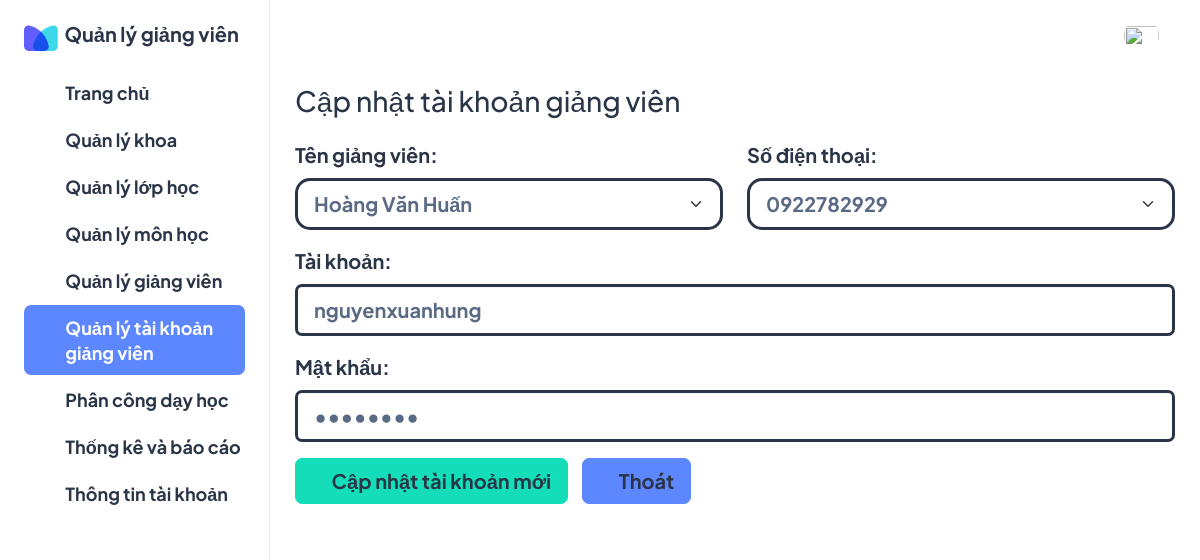
The app's page /taikhoangv/suataikhoangv/1/ with its own data.
### quanlygv/models.py (models this page shows, shortened)
class Taikhoangv(models.Model):
    id = models.AutoField(primary_key=True)
    tai_khoan = models.CharField(max_length=20)
    mat_khau = models.CharField(max_length=20)
    giangvien = models.ForeignKey(Giangvien, on_delete=models.CASCADE)

class Giangvien(models.Model):
    id = models.AutoField(primary_key=True)
    ho_ten_gv = models.CharField(max_length=50)
    hoc_vi = models.CharField(max_length=128)
    chuyen_mon = models.CharField(max_length=128)
    chuc_vu = models.CharField(max_length=128)
    ngay_sinh = models.CharField(max_length=50)
    gioi_tinh = models.CharField(max_length=50)
    sdt = models.CharField(max_length=10)
    anh = models.CharField(max_length=255)
    khoa = models.ForeignKey(Khoa, on_delete=models.CASCADE)

### quanlygv/views.py (the view)
# urls.py: path('taikhoangv/suataikhoangv/<int:id>/', views.sua_taikhoangv, name='suataikhoangv'),
def sua_taikhoangv(request, id):
    taikhoangv = get_object_or_404(Taikhoangv, pk=id)
    if request.method == 'POST':
        giangvien_moi = request.POST.get('giangvien')
        giangvien = get_object_or_404(Giangvien, pk=giangvien_moi)
        tai_khoan_moi = request.POST.get('tai_khoan')
        mat_khau_moi = request.POST.get('mat_khau')
        taikhoangv.giangvien = giangvien
        taikhoangv.tai_khoan = tai_khoan_moi
        taikhoangv.mat_khau = mat_khau_moi
        taikhoangv.save()
        return redirect('taikhoangv')
    else:
        return render(request, 'taikhoangv/sua_taikhoangv.html', {
           'taikhoangv': taikhoangv,
           'all_giangvien': Giangvien.objects.all()
          })

### quanlygv/templates/taikhoangv/sua_taikhoangv.html (shortened to what this page needs)
{% load static %}
<!doctype html>
<html lang="en">
<head>
  <link rel="stylesheet" href="{% static 'assets/css/styles.min.css' %}" />
</head>
<body>
    <div class="page-wrapper" id="main-wrapper" data-layout="vertical" data-navbarbg="skin6" data-sidebartype="full"
        data-sidebar-position="fixed" data-header-position="">
        <aside class="left-sidebar">
            <div>
                <div class="brand-logo d-flex align-items-center">
                    <a href="{% url 'trangchu' %}" class="text-nowrap logo-img">
                        <img src="{% static 'assets/images/favicon.png' %}" alt="" />
                        <span class="fs-6 ms-1 fw-bolder text-dark">
                          Quản lý giảng viên
                        </span>
                    </a>
                </div>
                <nav class="sidebar-nav scroll-sidebar" data-simplebar="">
                    <ul id="sidebarnav">
                        <li class="sidebar-item">
                            <a class="sidebar-link" href="{% url 'trangchu' %}" aria-expanded="false">
                                <span>
                                  <i class="ti ti-layout-dashboard"></i>
                                </span>
                                <span class="hide-menu fs-5 fw-bolder">Trang chủ</span>
                            </a>
                        </li>
                        <li class="sidebar-item">
                            <a class="sidebar-link" href="{% url 'khoa' %}" aria-expanded="false">
                                <span>
                                    <i class="ti ti-article"></i>
                                </span>
                                <span class="hide-menu fs-5 fw-bolder">Quản lý khoa</span>
                            </a>
                        </li>
                        <li class="sidebar-item">
                            <a class="sidebar-link" href="{% url 'lophoc' %}" aria-expanded="false">
                                <span>
                                    <i class="ti ti-home"></i>
                                </span>
                                <span class="hide-menu fs-5 fw-bolder">Quản lý lớp học</span>
                            </a>
                        </li>
                        <li class="sidebar-item">
                            <a class="sidebar-link" href="{% url 'monhoc' %}" aria-expanded="false">
                                <span>
                                    <i class="ti ti-cards"></i>
                                </span>
                                <span class="hide-menu fs-5 fw-bolder">Quản lý môn học</span>
                            </a>
                        </li>
                        <li class="sidebar-item">
                            <a class="sidebar-link" href="{% url 'giangvien' %}" aria-expanded="false">
                                <span>
                                    <i class="ti ti-user"></i>
                                </span>
                                <span class="hide-menu fs-5 fw-bolder">Quản lý giảng viên</span>
                            </a>
                        </li>
                        <li class="sidebar-item" style="background-color: #5D87FF; border-radius: 7px;">
                            <a class="sidebar-link" href="{% url 'taikhoangv' %}" aria-expanded="false" style="border-radius: 7px; color: #fff;">
                              <span>
                                <i class="ti ti-users"></i>
                              </span>
                              <span class="hide-menu fs-5 fw-bolder">Quản lý tài khoản <br /> giảng viên</span>
                            </a>
                          </li>
                          <li class="sidebar-item">
                            <a class="sidebar-link" href="{% url 'phanconggv' %}" aria-expanded="false">
                              <span>
                                <i class="ti ti-typography"></i>
                              </span>
                              <span class="hide-menu fs-5 fw-bolder">Phân công dạy học</span>
                            </a>
                          </li>
                          <li class="sidebar-item">
                            <a class="sidebar-link" href="{% url 'thongkebaocao' %}" aria-expanded="false">
                              <span>
                                <i class="ti ti-chart-bar"></i>
                              </span>
                              <span class="hide-menu fs-5 fw-bolder">Thống kê và báo cáo</span>
                            </a>
                          </li>
                          <li class="sidebar-item">
                            <a class="sidebar-link" href="{% url 'thongtintk' %}" aria-expanded="false">
                              <span>
                                <i class="ti ti-user-minus"></i>
                              </span>
                              <span class="hide-menu fs-5 fw-bolder">Thông tin tài khoản</span>
                            </a>
                          </li>
                    </ul>
                </nav>
            </div>
        </aside>
        <div class="body-wrapper">
            <header class="app-header">
                <nav class="navbar navbar-expand-lg navbar-light">
                    <div class="navbar-collapse justify-content-end px-0" id="navbarNav">
                        <ul class="navbar-nav flex-row ms-auto align-items-center justify-content-end">
                            <li class="nav-item dropdown">
                                <a class="nav-link nav-icon-hover" href="javascript:void(0)" id="drop2" data-bs-toggle="dropdown"
                                  aria-expanded="false">
                                  <img src="{% static 'assets/images/' %}{{ request.session.anh }}" alt="" width="35" height="35" class="rounded-circle">
                                </a>
                              </li>
                        </ul>
                    </div>
                </nav>
                <nav class="navbar navbar-expand-lg navbar-light">
                    <div class="navbar-collapse justify-content px-0 row" id="navbarNav">
                        <h2 class="col-6">Cập nhật tài khoản giảng viên</h2>
                    </div>
                </nav>
                <nav class="navbar navbar-expand-lg navbar-light">
                    <div class="navbar-collapse justify-content px-0 row" id="navbarNav">
                        <form method="post">
                            <div class="mb-3 row">
                                <div class="col-6">
                                    <label for="mk" class="form-label fw-bolder fs-6">Tên giảng viên:</label>
                                    <select class="form-select form-select-lg fw-bolder fs-6 border border-3
                                    border-dark" aria-label=".form-select-lg example" name="giangvien" id="ma_lop_selecter">
                                        {% for gv in all_giangvien %}
                                        <option value="{{ gv.id }}" {% if taikhoangv.giangvien_id == gv.id %} selected {% endif %}>{{ gv.ho_ten_gv }}</option>
                                        {% endfor %}
                                    </select>
                                </div>
                                <div class="col-6">
                                    <label for="mk" class="form-label fw-bolder fs-6">Số điện thoại:</label>
                                    <select class="form-select form-select-lg fw-bolder fs-6 border border-3
                                    border-dark" aria-label=".form-select-lg example" id="ten_lop_selecter">
                                        {% for gv in all_giangvien %}
                                        <option value="{{ gv.id }}" {% if taikhoangv.giangvien_id == gv.id %} selected {% endif %}>{{ gv.sdt }}</option>
                                        {% endfor %}
                                    </select>
                                </div>
                            </div>
                            <div class="mb-3">
                                <label for="tk" class="form-label fw-bolder fs-6">Tài khoản:</label>
                                <input type="text" class="form-control fw-bolder fs-6 border border-3 border-dark"
                                    id="tk" required name="tai_khoan" value="{{ taikhoangv.tai_khoan }}">
                            </div>
                            <div class="mb-3">
                                <label for="password_show" class="form-label fw-bolder fs-6">Mật khẩu:</label>
                                <input type="password" class="form-control fw-bolder fs-6 border border-3 border-dark"
                                    required name="mat_khau" id="password_show" value="{{ taikhoangv.mat_khau }}">
                                <i class="ti ti-eye h2 fw-bolder" id="toggle-password"></i>
                            </div>
                            <button type="submit" class="btn btn-success text-dark fw-bolder fs-6"><i
                                    class="ti ti-plus me-1 fs-6 fw-bolder"></i>Cập nhật tài khoản
                                mới</button>&nbsp;&nbsp;&nbsp;&nbsp;&nbsp;
                            <a href="{% url 'taikhoangv' %}" class="btn btn-primary text-dark fw-bolder fs-6"><i
                                    class="ti ti-door-exit me-1 fs-6 fw-bolder"></i>Thoát</a>
                        </form>
                    </div>
                </nav>
            </header>
        </div>
    </div>
</body>
</html>

### quanlygv/templates/taikhoangv/sua_taikhoangv.html (style rules this page uses)
#toggle-password { position: absolute; top: 274px; right: 20px; transform: translateY(-50%); }

### records on screen
Taikhoangv: giangvien "Hoàng Văn Huấn", giangvien.sdt "0922782929", tai_khoan "nguyenxuanhung"
